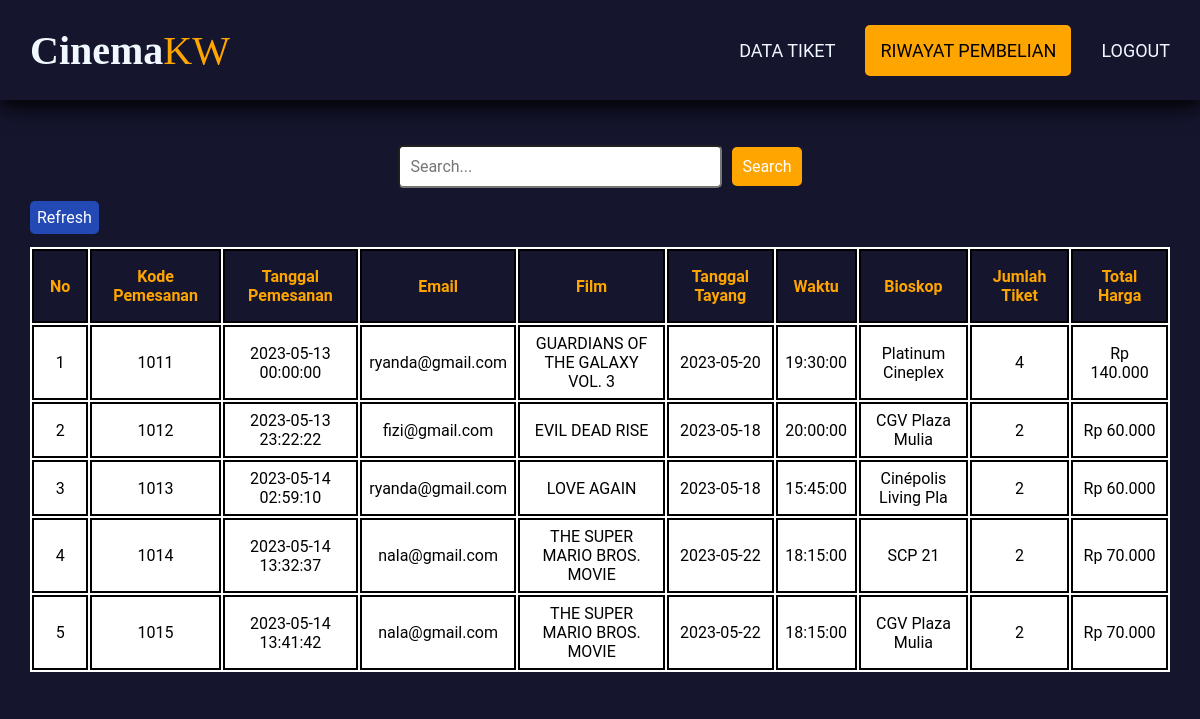
The page /riwayat_pembelian.php (signed in) on the database its author committed.
### tables this page shows
CREATE TABLE `riwayat_pemesanan` (
  `id_pemesanan` int(11) NOT NULL,
  `tgl_pemesanan` datetime NOT NULL,
  `email_pemesan` varchar(30) NOT NULL,
  `film` varchar(30) NOT NULL,
  `tanggal_tayang` date NOT NULL,
  `waktu` time NOT NULL,
  `bioskop` varchar(30) NOT NULL,
  `jumlah_tiket` int(11) NOT NULL,
  `total_harga` int(11) NOT NULL,
  `id_tiket` int(11) NOT NULL,
  `id_user` int(11) NOT NULL,
  `id_bioskop` int(11) NOT NULL
);

### riwayat_pembelian.php (the view, shortened to what this page needs)
<?php
include 'koneksi.php';
$query = "SELECT * FROM riwayat_pemesanan";
$result = mysqli_query($conn, $query);
?>
<!DOCTYPE html>
<html lang="en">
<head>
    <link rel="stylesheet" href="style/style.css">
    <link rel="stylesheet" href="style/crud.css">
</head>
<body>
    <div class="container">
        <nav class="wrapper">
            <div class="prof">
                <div class="fname">Cinema</div>
                <div class="lname">KW</div>
            </div>
            <ul class="nav">
              <li><a href="crud_tiket.php">Data Tiket</a></li>
              <li><a href="riwayat_pembelian.php" class="active">Riwayat Pembelian</a></li>
              <li><a href="logout.php">Logout</a></li>
            </ul>
        </nav>
        <div class="table-riwayat">
          <form method="GET" action="">
            <div class="search-container">
              <input type="text" name="search" placeholder="Search..." class="search-input">
              <button type="submit" class="search-button">Search</button>
            </div>
          </form>
          <div class ="tes">
            <a href="riwayat_pembelian.php" class=btn-secondary>Refresh</a>
          </div>
          <table>
              <thead>
              <tr class="table-judul">
                <th>No</th>
                <th>Kode Pemesanan</th>
                <th>Tanggal Pemesanan</th>
                <th>Email</th>
                <th>Film</th>
                <th>Tanggal Tayang</th>
                <th>Waktu</th>
                <th>Bioskop</th>
                <th>Jumlah Tiket</th>
                <th class="thh">Total Harga</th>
              </tr>
              </thead>
              <?php
                $i=1;
                while($row = mysqli_fetch_assoc($result)){
              ?>
              <tr class ="isi">
                  <td><?php echo $i?></td>
                  <td><?php echo $row['id_pemesanan']?></td>
                  <td><?php echo $row['tgl_pemesanan']?></td>
                  <td><?php echo $row['email_pemesan']?></td>
                  <td><?php echo $row['film']?></td>
                  <td><?php echo $row['tanggal_tayang']?></td>
                  <td><?php echo $row['waktu']?></td>
                  <td><?php echo $row['bioskop']?></td>
                  <td><?php echo $row['jumlah_tiket']?></td>
                  <td>Rp <?php echo number_format($row['total_harga'], 0, ',', '.'); ?></td>
              </tr>
              <?php
              $i++;
              }
              ?>
          </table>
          <br>
        </div>
    </div>
</body>
</html>

### style/style.css (style rules this page uses)
*, html, body { margin: 0 ; padding: 0; font-family: "Roboto", sans-serif; }
body { background-color: rgb(21, 21, 46); }
.container { display: flex; flex-direction: column; width: 100%; height: auto; background-color: rgb(21, 21, 46); margin-bottom: 100px; }
.wrapper { position: fixed; top: 0; left: 0; right: 0; margin-top: 0; display: flex; justify-content: space-between; align-items: center; font-size: 20px; padding: 15px; width: 97,5%; height: 70px; background-color:rgb(21, 21, 46); box-shadow: 0 7px 20px 0 black; z-index: 1; }
.prof { display: flex; flex-direction: row; font-size: 1.5em; padding: 15px; }
.fname { color: aliceblue; font-weight: 700; font-family: "Forte", "san-serif"; font-size: 40px; }
.lname { color: orange; font-weight: 400px; padding-left: 0px; font-family: "Forte", "san-serif"; font-size: 40px; }
.nav { display: flex; justify-content: center; align-items: center; text-transform: uppercase; }
.nav li { list-style-type: none; padding: 15px; }
.nav li a { color: aliceblue; font-size: 20px; text-decoration: none; font-size: large; }
.active { color: rgb(0, 0, 0) !important; background-color:orange; border-radius: 5px; padding: 15px; }
.table-riwayat { margin-top: 120px !important; margin-left: 30px; margin-right: 30px; }
.table-riwayat td { padding: 7px; }
.thh { padding-left: 20px !important; padding-right: 20px !important; }

### style/crud.css (style rules this page uses)
table { background-color: rgb(255, 255, 255); justify-content: center; width: 100%; }
table tr { border: 2px solid black; }
table th { padding: 1rem !important; }
table td { border: 2px solid black !important; text-align: center; }
.table-judul { background-color: rgb(21, 21, 46); color: orange; }
.table-judul th { padding:8px; border:2px solid #000000 ; }
.search-container { display: flex; align-items: center; margin-bottom: 20px; margin-top: 25px; justify-content: center; }
.search-input { padding: 10px; border-radius: 5px; margin-right: 10px; font-size: 16px; width: 300px; }
.search-button { padding: 10px; border: none; border-radius: 5px; background-color: orange; font-size: 16px; cursor: pointer; color: #fff; font-size: 16px; }
.btn-secondary { background-color: rgb(34, 73, 180); margin-bottom: 10px; padding: 7px; bottom: 0; margin-right: 20px; text-decoration: none; border-radius: 5px; color: #fff; font-size: 16px; }
.tes { margin-bottom: 20px; }

### rows shown on the page
riwayat_pemesanan: id_pemesanan "1011", tgl_pemesanan "2023-05-13 00:00:00", email_pemesan "ryanda@gmail.com", film "GUARDIANS OF THE GALAXY VOL. 3", tanggal_tayang "2023-05-20", waktu "19:30:00", bioskop "Platinum Cineplex", jumlah_tiket "4", total_harga "140.000"
riwayat_pemesanan: id_pemesanan "1012", tgl_pemesanan "2023-05-13 23:22:22", email_pemesan "fizi@gmail.com", film "EVIL DEAD RISE", tanggal_tayang "2023-05-18", waktu "20:00:00", bioskop "CGV Plaza Mulia", jumlah_tiket "2", total_harga "60.000"
riwayat_pemesanan: id_pemesanan "1013", tgl_pemesanan "2023-05-14 02:59:10", email_pemesan "ryanda@gmail.com", film "LOVE AGAIN", tanggal_tayang "2023-05-18", waktu "15:45:00", bioskop "Cinépolis Living Pla", jumlah_tiket "2", total_harga "60.000"
riwayat_pemesanan: id_pemesanan "1014", tgl_pemesanan "2023-05-14 13:32:37", email_pemesan "nala@gmail.com", film "THE SUPER MARIO BROS. MOVIE", tanggal_tayang "2023-05-22", waktu "18:15:00", bioskop "SCP 21", jumlah_tiket "2", total_harga "70.000"
riwayat_pemesanan: id_pemesanan "1015", tgl_pemesanan "2023-05-14 13:41:42", email_pemesan "nala@gmail.com", film "THE SUPER MARIO BROS. MOVIE", tanggal_tayang "2023-05-22", waktu "18:15:00", bioskop "CGV Plaza Mulia", jumlah_tiket "2", total_harga "70.000"
